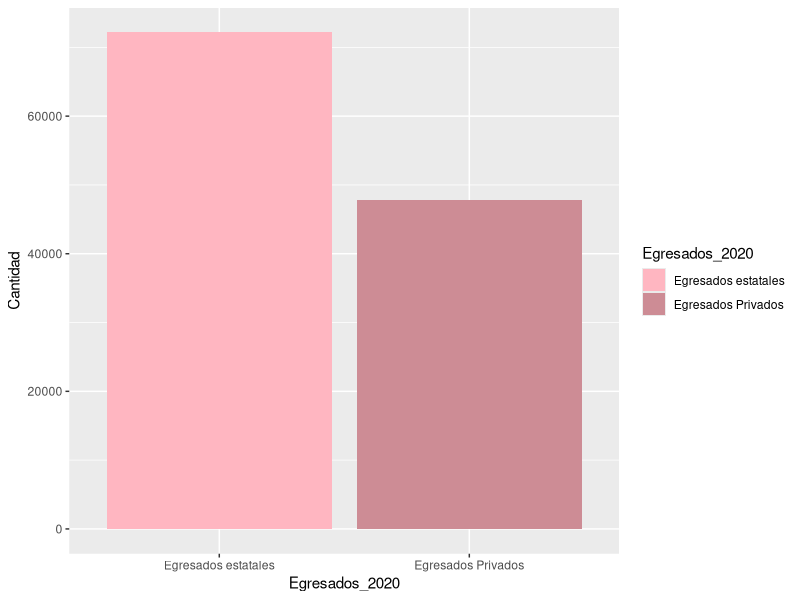
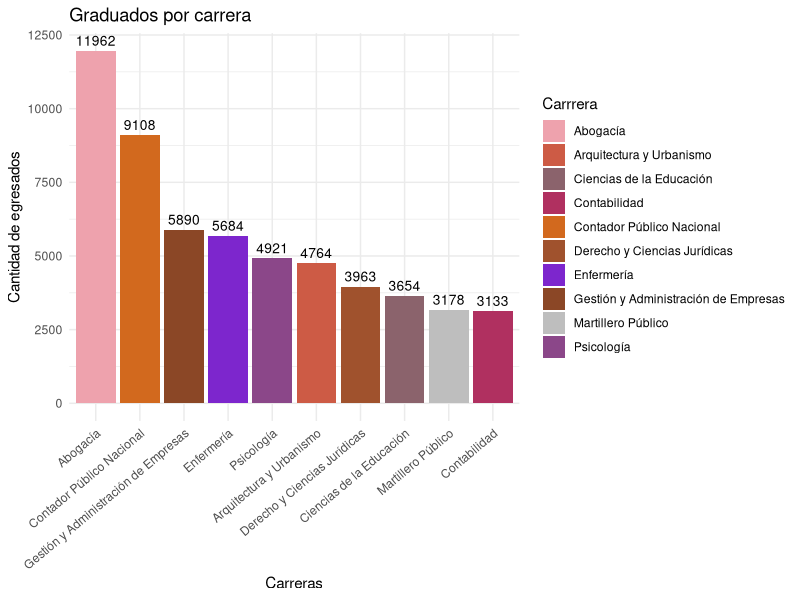
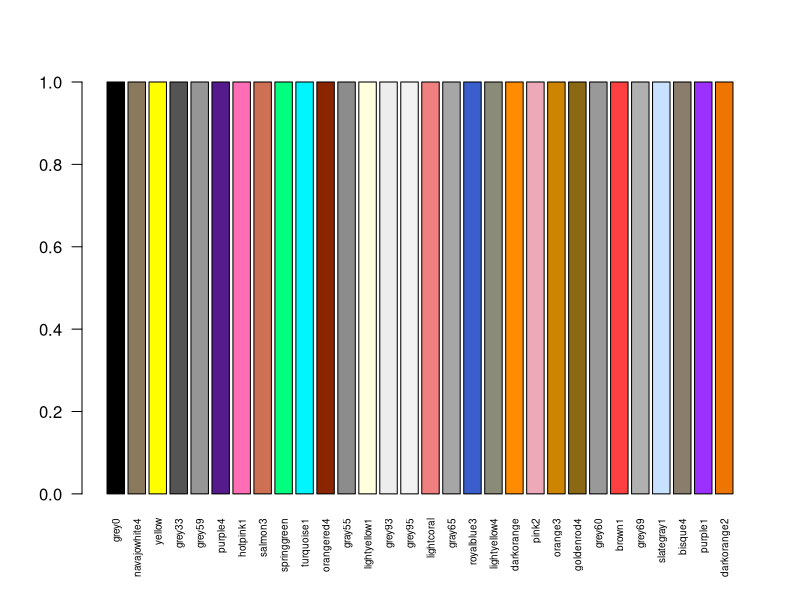

R code for these plots, in order:
## ---- chunk 1
# CUAL ES LA DIFERENCIA ENTRE CANTIDAD DE GRADUADOS EN UNIVERSIDADES PUBLICAS Y PRIVADAS - CAMI CON EL DE CHEQUEADO
library(readxl)
datos_chequeado <- read_excel("Universidades - egresados.xlsx")
library(tidyverse)

#ESTE CUENTA LA CANTIDAD DE EGRESADOS DE UNIVERSIDADES PRIVADAS
egresados_privadas <-  datos_chequeado %>%
  filter(`Año Informado` == 2020,
         `Régimen` == "Privado",
         `Tipo Institución` == "Universidad") %>%
   summarise(total_egresados_privadas = sum(Egresados, na.rm = TRUE)) %>%
  pull(total_egresados_privadas)

# ESTE CUENTA LA CANTIDAD DE EGRESADOS EN UNIVERSIDADES ESTATALES
egresados_estatales <- datos_chequeado %>%
  filter(`Año Informado` == 2020,
         `Régimen` == "Estatal",
         `Tipo Institución` == "Universidad") %>%
  summarise(total_egresados_estatales = sum(Egresados, na.rm = TRUE)) %>%
  pull(total_egresados_estatales)

#install.packages("tidyverse")
library(tidyverse)
library(ggplot2)

# GRAFICO DE BARRAS QUE COMPARA LA CANTIDAD DE EGRESADOS DE UNIVERSIDADES PUBLICAS VS PRIVADAS
df <- data.frame(
  Egresados_2020 = c("Egresados estatales","Egresados Privados"),
  Cantidad = c(egresados_estatales , egresados_privadas)
)

ggplot(df, aes (x = Egresados_2020 , y = Cantidad , fill = Egresados_2020)) + 
  geom_bar(stat = "identity") + 
  scale_fill_manual(values = c( "lightpink","lightpink3"))


#cantidad de graduados por carrera
graduadosxcarrera<- datos_chequeado %>%
  filter(`Año Informado` == 2020,)%>%
  arrange(desc(Egresados))%>%
  slice(2:11)%>%
  pull("Egresados")
print(graduadosxcarrera)


datosxcarrera <- datos_chequeado %>%
  filter(`Año Informado` == 2020,
         `Carrrera` != "Carrera No Definida") %>%
  group_by(Carrrera) %>%
  summarise(graduadosxcarrera = sum(Egresados)) %>%
  arrange(desc(graduadosxcarrera)) %>%
  slice(1:10)  # Top 10 carreras
print(datosxcarrera)

# Graficar
ggplot(datosxcarrera, aes(x = reorder(Carrrera, -graduadosxcarrera), 
                          y = graduadosxcarrera, fill = Carrrera)) +
  geom_bar(stat = "identity") +
  geom_text(aes(label = graduadosxcarrera), 
            vjust = -0.5, 
            color = "black", 
            size = 3.5) +
  scale_fill_manual(values = c("lightpink2", "coral3", "pink4", "maroon", 
                               "chocolate", "sienna", "purple3", "sienna4", "gray", "orchid4")) +
  labs(title = "Graduados por carrera",
       y = "Cantidad de egresados",
       x = "Carreras") +
  theme_minimal() +
  theme(axis.text.x = element_text(angle = 40, hjust = 1))



#Esto nos muestra todos los colores con los que podemos trabajar
display_colores <- function(n = 50) {
  all_colors <- colors()
  sample_colors <- sample(all_colors, n)
  barplot(rep(1, n), col = sample_colors, names.arg = sample_colors, las = 2, cex.names = 0.6)
}
display_colores(30)

#Los codigos de los colores
colors()




